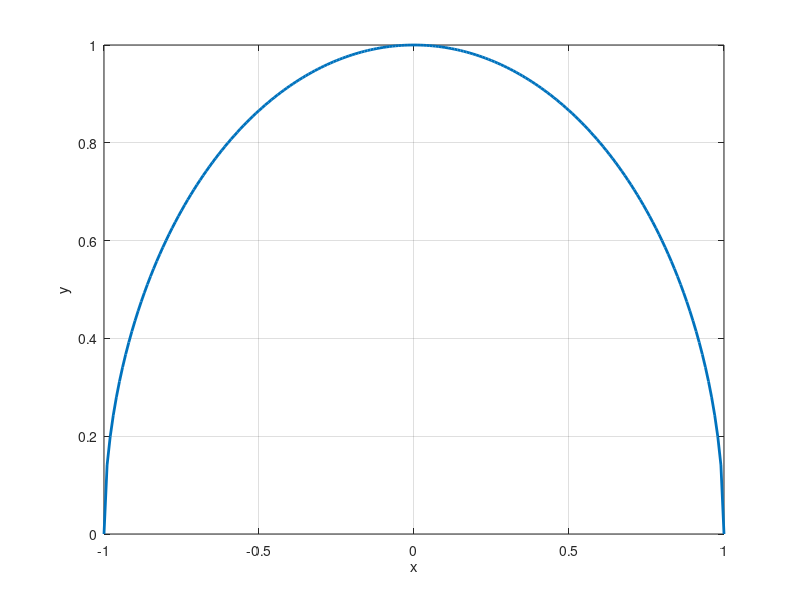

This figure's MATLAB source: (Note: this script raises an error after producing the figure.)
clear
clc
close all

x = -1:0.01:1;
y = sqrt(1-x.^2);
fig = figure;
set(fig,'color','white')
plot(x,y,'LineWidth',2)
grid on
xlabel('x')
ylabel('y')

syms x
f = sqrt(1-x.^2);
t = taylor(f, 'Order', 6);

hold on;
ezplot(t, [-1,1])